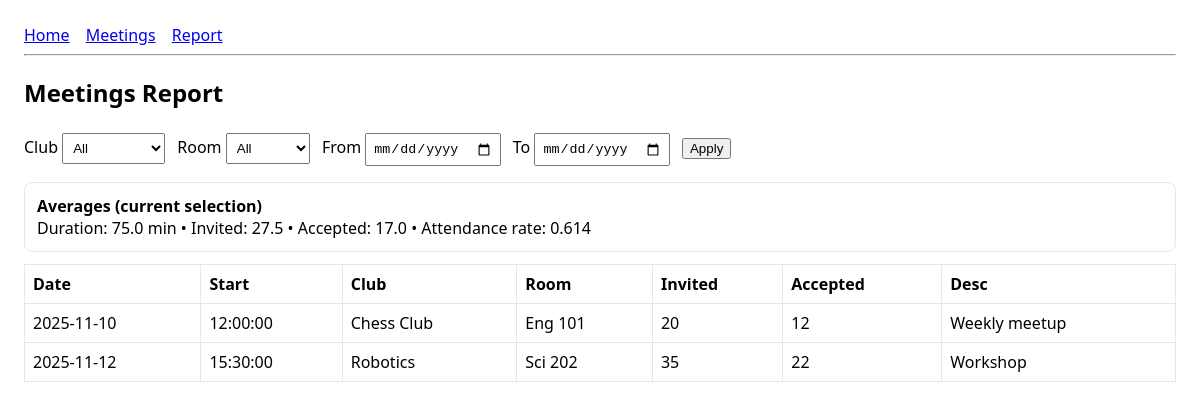
Screenshot of /report with the database file from the repository.
### models.py (models this page shows)
class Meeting(db.Model):
    __tablename__ = "meetings"
    meeting_id = db.Column(db.Integer, primary_key=True)
    date = db.Column(db.Date, nullable=False)
    start_time = db.Column(db.Time, nullable=False)
    duration_minutes = db.Column(db.Integer, nullable=False)
    description = db.Column(db.String(255))
    club_id = db.Column(db.Integer, db.ForeignKey("clubs.club_id"), nullable=False)
    room_id = db.Column(db.Integer, db.ForeignKey("rooms.room_id"), nullable=False)
    invited_count = db.Column(db.Integer, default=0)
    accepted_count = db.Column(db.Integer, default=0)
    club = db.relationship("Club")
    room = db.relationship("Room")

class Club(db.Model):
    __tablename__ = "clubs"
    club_id = db.Column(db.Integer, primary_key=True)
    name = db.Column(db.String(120), unique=True, nullable=False)

class Room(db.Model):
    __tablename__ = "rooms"
    room_id = db.Column(db.Integer, primary_key=True)
    building = db.Column(db.String(120), nullable=False)
    number = db.Column(db.String(40), nullable=False)
    max_capacity = db.Column(db.Integer)

### app.py (the view)
@app.route("/report")
def report():
    clubs = Club.query.order_by(Club.name).all()
    rooms = Room.query.order_by(Room.building, Room.number).all()
    club_id = request.args.get("club_id", type=int)
    room_id = request.args.get("room_id", type=int)
    date_from_s = request.args.get("date_from")
    date_to_s = request.args.get("date_to")
    date_from = parse_date(date_from_s) if date_from_s else None
    date_to = parse_date(date_to_s) if date_to_s else None
    q = Meeting.query
    if club_id:
        q = q.filter(Meeting.club_id == club_id)
    if room_id:
        q = q.filter(Meeting.room_id == room_id)
    if date_from:
        q = q.filter(Meeting.date >= date_from)
    if date_to:
        q = q.filter(Meeting.date <= date_to)
    rows = q.order_by(Meeting.date, Meeting.start_time).all()
    n = len(rows)
    avg_duration = (sum(m.duration_minutes for m in rows)/n) if n else 0
    avg_invited  = (sum(m.invited_count  for m in rows)/n) if n else 0
    avg_accepted = (sum(m.accepted_count for m in rows)/n) if n else 0
    rates = [(m.accepted_count/m.invited_count) for m in rows if m.invited_count]
    avg_attendance_rate = (sum(rates)/len(rates)) if rates else 0
    return render_template(
        "report.html",
        clubs=clubs, rooms=rooms, rows=rows,
        filters={
            "club_id": club_id, "room_id": room_id,
            "date_from": date_from_s, "date_to": date_to_s
        },
        stats={
            "avg_duration": round(avg_duration, 2),
            "avg_invited": round(avg_invited, 2),
            "avg_accepted": round(avg_accepted, 2),
            "avg_attendance_rate": round(avg_attendance_rate, 3),
        },
    )

### templates/report.html (shortened to what this page needs)
{% extends "base.html" %}
{% block content %}
  <h2>Meetings Report</h2>
  <form method="get" action="/report">
    <label>Club
      <select name="club_id">
        <option value="">All</option>
      </select>
    </label>
    <label>Room
      <select name="room_id">
        <option value="">All</option>
      </select>
    </label>
    <label>From <input type="date" name="date_from" value="{{ filters.date_from or '' }}"></label>
    <label>To <input type="date" name="date_to" value="{{ filters.date_to or '' }}"></label>
    <button type="submit">Apply</button>
  </form>
  <div class="stats">
    <strong>Averages (current selection)</strong><br>
    Duration: {{ stats.avg_duration }} min •
    Invited: {{ stats.avg_invited }} •
    Accepted: {{ stats.avg_accepted }} •
    Attendance rate: {{ stats.avg_attendance_rate }}
  </div>
  <table>
    <thead>
      <tr><th>Date</th><th>Start</th><th>Club</th><th>Room</th><th>Invited</th><th>Accepted</th><th>Desc</th></tr>
    </thead>
    <tbody>
      {% for m in rows %}
      <tr>
        <td>{{ m.date }}</td>
        <td>{{ m.start_time }}</td>
        <td>{{ m.club.name }}</td>
        <td>{{ m.room.building }} {{ m.room.number }}</td>
        <td>{{ m.invited_count }}</td>
        <td>{{ m.accepted_count }}</td>
        <td>{{ m.description or "" }}</td>
      </tr>
      {% endfor %}
    </tbody>
  </table>
{% endblock %}

### templates/base.html (style rules this page uses)
body { font-family: system-ui, -apple-system, Segoe UI, Roboto, Arial; margin: 24px; }
table { border-collapse: collapse; width: 100%; margin-top: 12px; }
th, td { border: 1px solid #e5e7eb; padding: 8px; text-align: left; }
input, select { padding: 6px; margin: 4px 8px 4px 0; }
.stats { margin-top: 12px; padding: 12px; border: 1px solid #e5e7eb; border-radius: 8px; }

### rows the page displays
Meeting: date "2025-11-10", start_time "12:00:00", club.name "Chess Club", room.building "Eng", room.number "101", invited_count "20", accepted_count "12", description "Weekly meetup"
Meeting: date "2025-11-12", start_time "15:30:00", club.name "Robotics", room.building "Sci", room.number "202", invited_count "35", accepted_count "22", description "Workshop"

### other values shown
{{ stats.avg_duration }} "75.0"
{{ stats.avg_invited }} "27.5"
{{ stats.avg_accepted }} "17.0"
{{ stats.avg_attendance_rate }} "0.614"
